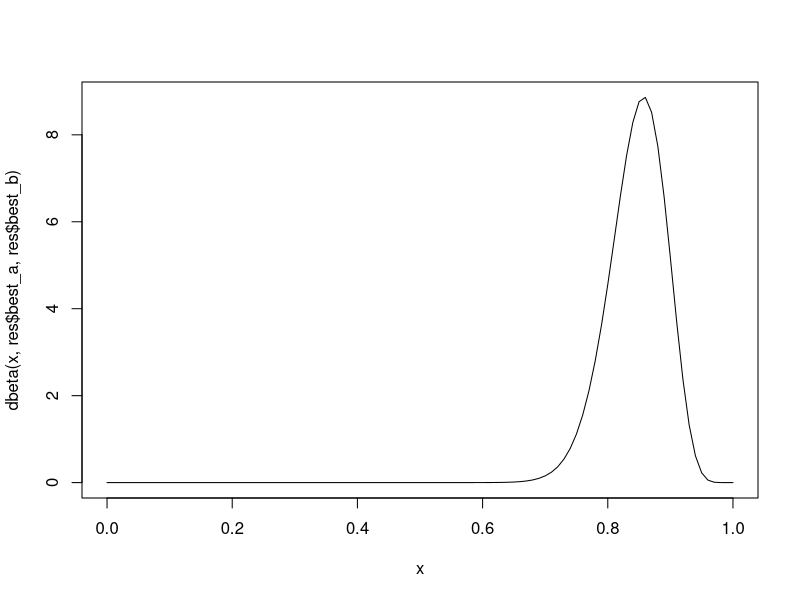
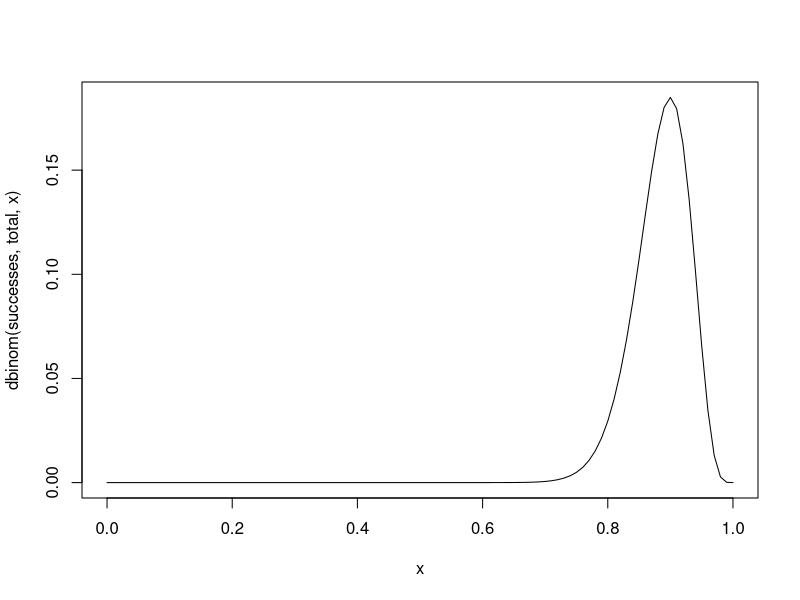

The R source for these figures, in order:
## littlebook-bayesian.R 
## https://a-little-book-of-r-for-bayesian-statistics.readthedocs.io/en/latest/src/bayesianstats.html

## For example, if you want to estimate the proportion of people like chocolate, 
## you might have a rough idea that the most likely value is around 0.85, 
## but that the proportion is unlikely to be smaller than 0.60 or bigger than 0.95.
## You can find the best Beta prior to use in this case by specifying 
## that the median (50% percentile) of the prior is 0.85, that the 99.999% percentile 
## is 0.95, and that the 0.001% percentile is 0.60:

library("LearnBayes")


quantile1 <- list(p=0.5, x=0.85)    # we believe the median of the prior is 0.85
quantile2 <- list(p=0.99999,x=0.95) # we believe the 99.999th percentile of the prior is 0.95
quantile3 <- list(p=0.00001,x=0.60) # we believe the 0.001st percentile

findBeta <- function(quantile1,quantile2,quantile3)
{
  # find the quantiles specified by quantile1 and quantile2 and quantile3
  quantile1_p <- quantile1[[1]]; quantile1_q <- quantile1[[2]]
  quantile2_p <- quantile2[[1]]; quantile2_q <- quantile2[[2]]
  quantile3_p <- quantile3[[1]]; quantile3_q <- quantile3[[2]]
  
  # find the beta prior using quantile1 and quantile2
  priorA <- beta.select(quantile1,quantile2)
  priorA_a <- priorA[1]; priorA_b <- priorA[2]
  
  # find the beta prior using quantile1 and quantile3
  priorB <- beta.select(quantile1,quantile3)
  priorB_a <- priorB[1]; priorB_b <- priorB[2]
  
  # find the best possible beta prior
  diff_a <- abs(priorA_a - priorB_a); diff_b <- abs(priorB_b - priorB_b)
  step_a <- diff_a / 100; step_b <- diff_b / 100
  if (priorA_a < priorB_a) { start_a <- priorA_a; end_a <- priorB_a }
  else                     { start_a <- priorB_a; end_a <- priorA_a }
  if (priorA_b < priorB_b) { start_b <- priorA_b; end_b <- priorB_b }
  else                     { start_b <- priorB_b; end_b <- priorA_b }
  steps_a <- seq(from=start_a, to=end_a, length.out=1000)
  steps_b <- seq(from=start_b, to=end_b, length.out=1000)
  max_error <- 10000000000000000000
  best_a <- 0; best_b <- 0
  for (a in steps_a)
  {
    for (b in steps_b)
    {
      # priorC is beta(a,b)
      # find the quantile1_q, quantile2_q, quantile3_q quantiles of priorC:
      priorC_q1 <- qbeta(c(quantile1_p), a, b)
      priorC_q2 <- qbeta(c(quantile2_p), a, b)
      priorC_q3 <- qbeta(c(quantile3_p), a, b)
      priorC_error <- abs(priorC_q1-quantile1_q) +
        abs(priorC_q2-quantile2_q) +
        abs(priorC_q3-quantile3_q)
      if (priorC_error < max_error)
      {
        max_error <- priorC_error; best_a <- a; best_b <- b
      }
    }
  }
  print(paste("The best beta prior has a=",best_a,"b=",best_b))
  return(list(best_a=best_a, best_b=best_b))
}

(res <- findBeta(quantile1,quantile2,quantile3))
curve(dbeta(x,res$best_a,res$best_b))

## Say you want to estimate a proportion, and you have a small data set that 
## you can use for this purpose. 
## For example, if you want to estimate the proportion of people who like chocolate, 
## you may have carried out a survey of 50 people, and found that 45 say that 
## they like chocolate.

## This small data set can be used to calculate the conditional p.m.f. 
## (probability mass function) of the proportion given the observed data. 
## This is called the likelihood function. It represents how likely the 
## possible values of the proportion are, given the observed data.

## If you want to estimate a proportion, and have a small data set, 
## you can calculate the likelihood function for the proportion using 
## the function calcLikelihoodForProportion() below:

calcLikelihoodForProportion <- function(successes, total)
{
  curve(dbinom(successes,total,x)) # plot the likelihood
}

calcLikelihoodForProportion(45,50)


calcPosteriorForProportion <- function(successes, total, a, b)
{
  # Adapted from triplot() in the LearnBayes package
  # Plot the prior, likelihood and posterior:
  likelihood_a = successes + 1; likelihood_b = total - successes + 1
  posterior_a = a + successes;  posterior_b = b + total - successes
  theta = seq(0.005, 0.995, length = 500)
  prior = dbeta(theta, a, b)
  likelihood = dbeta(theta, likelihood_a, likelihood_b)
  posterior  = dbeta(theta, posterior_a, posterior_b)
  m = max(c(prior, likelihood, posterior))
  plot(theta, posterior, type = "l", ylab = "Density", lty = 2, lwd = 3,
       main = paste("beta(", a, ",", b, ") prior, B(", total, ",", successes, ") data,",
                    "beta(", posterior_a, ",", posterior_b, ") posterior"), ylim = c(0, m), col = "red")
  lines(theta, likelihood, lty = 1, lwd = 3, col = "blue")
  lines(theta, prior, lty = 3, lwd = 3, col = "green")
  legend(x=0.8,y=m, c("Prior", "Likelihood", "Posterior"), lty = c(3, 1, 2),
         lwd = c(3, 3, 3), col = c("green", "blue", "red"))
  # Print out summary statistics for the prior, likelihood and posterior:
  calcBetaMode <- function(aa, bb) { BetaMode <- (aa - 1)/(aa + bb - 2); return(BetaMode); }
  calcBetaMean <- function(aa, bb) { BetaMean <- (aa)/(aa + bb); return(BetaMean); }
  calcBetaSd   <- function(aa, bb) { BetaSd <- sqrt((aa * bb)/(((aa + bb)^2) * (aa + bb + 1))); return(BetaSd); }
  prior_mode      <- calcBetaMode(a, b)
  likelihood_mode <- calcBetaMode(likelihood_a, likelihood_b)
  posterior_mode  <- calcBetaMode(posterior_a, posterior_b)
  prior_mean      <- calcBetaMean(a, b)
  likelihood_mean <- calcBetaMean(likelihood_a, likelihood_b)
  posterior_mean  <- calcBetaMean(posterior_a, posterior_b)
  prior_sd        <- calcBetaSd(a, b)
  likelihood_sd   <- calcBetaSd(likelihood_a, likelihood_b)
  posterior_sd    <- calcBetaSd(posterior_a, posterior_b)
  print(paste("mode for prior=",prior_mode,", for likelihood=",likelihood_mode,", for posterior=",posterior_mode))
  print(paste("mean for prior=",prior_mean,", for likelihood=",likelihood_mean,", for posterior=",posterior_mean))
  print(paste("sd for prior=",prior_sd,", for likelihood=",likelihood_sd,", for posterior=",posterior_sd))
}
